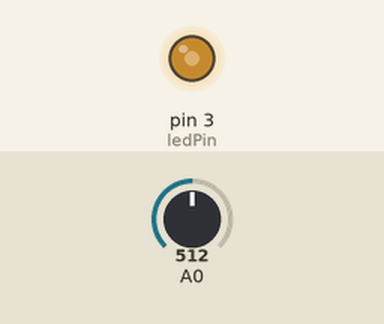
Simulated run of this sketch. Board: Arduino Uno, built with avr-gcc and run on an emulated ATmega328P. On the bench: output pins drawn as LEDs (lit = HIGH). Inputs (shaded band) come from the test bench; at power-on: A0 = 512.

Above: at 1.2 s.
1.3 s: A0 set to 306
At 2.1 s:
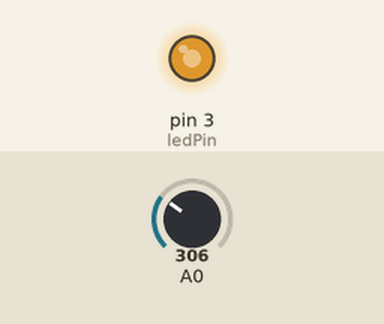
2.8 s: A0 set to 122
At 3.6 s:
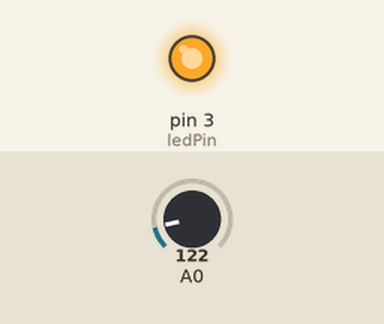
4.3 s: A0 set to 128
At 5.5 s:
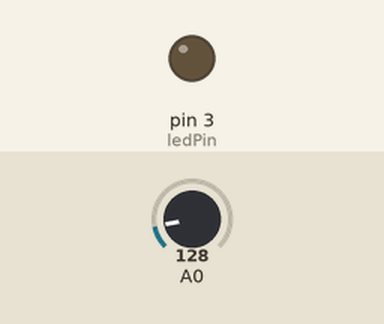
5.8 s: A0 set to 900
At 7.0 s:
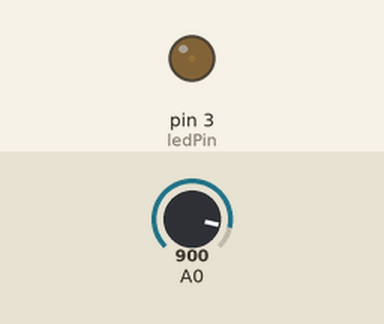
7.3 s: A0 set to 0
At 7.7 s:
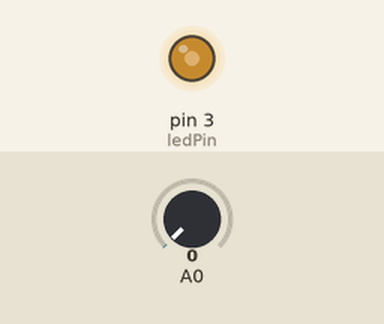
Timing chart, 0 to 9.8 s (numbered marks = the images above; inputs shaded):
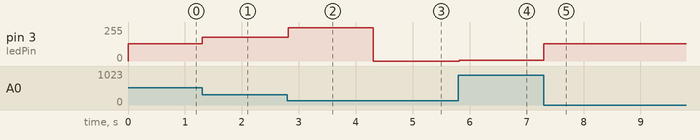

The sketch:

Photoresistor.ino
```cpp
int ledPin = 3;
int photocellInput = 0;

void setup()  {
  pinMode(ledPin, OUTPUT);
}


void loop()  {

  photocellInput = (analogRead(0)-128); // Divides input 0-1023 to resemble to 0-255

  analogWrite(ledPin, photocellInput);
  // The delay can be change to get the desired dimming effect
  delay(20);
}
```

Measured:
- the behaviour switches between 127 and 128 on A0 (found by bisection; images 2 and 3)
- after the input at 1.3 s, pin 3 (ledPin): 128/255 → 178/255 at once
- after the input at 2.8 s, pin 3 (ledPin): 178/255 → 250/255 at once
- after the input at 4.3 s, pin 3 (ledPin): 250/255 → 0/255 at once
- after the input at 5.8 s, pin 3 (ledPin): 0/255 → 4/255 at once
- after the input at 7.3 s, pin 3 (ledPin): 4/255 → 128/255 at once
